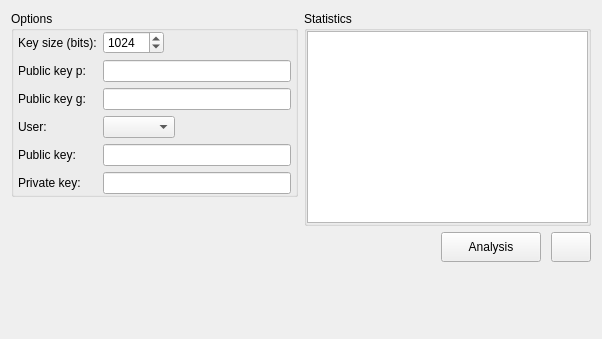
<?xml version="1.0" encoding="UTF-8"?>
<ui version="4.0">
 <class>DiffieHellman</class>
 <widget class="QWidget" name="DiffieHellman">
  <property name="geometry">
   <rect>
    <x>0</x>
    <y>0</y>
    <width>602</width>
    <height>339</height>
   </rect>
  </property>
  <property name="windowTitle">
   <string>Form</string>
  </property>
  <layout class="QVBoxLayout" name="verticalLayout_6">
   <item>
    <layout class="QHBoxLayout" name="horizontal_layout_2" stretch="0,0">
     <property name="spacing">
      <number>-1</number>
     </property>
     <item>
      <layout class="QVBoxLayout" name="vertical_layout_3">
       <item>
        <widget class="QGroupBox" name="group_box_options">
         <property name="sizePolicy">
          <sizepolicy hsizetype="Preferred" vsizetype="Preferred">
           <horstretch>0</horstretch>
           <verstretch>0</verstretch>
          </sizepolicy>
         </property>
         <property name="maximumSize">
          <size>
           <width>400</width>
           <height>16777215</height>
          </size>
         </property>
         <property name="title">
          <string>Options</string>
         </property>
         <layout class="QVBoxLayout" name="verticalLayout_2">
          <property name="leftMargin">
           <number>0</number>
          </property>
          <property name="topMargin">
           <number>0</number>
          </property>
          <property name="rightMargin">
           <number>0</number>
          </property>
          <property name="bottomMargin">
           <number>0</number>
          </property>
          <item>
           <layout class="QFormLayout" name="form_layout_options">
            <property name="fieldGrowthPolicy">
             <enum>QFormLayout::ExpandingFieldsGrow</enum>
            </property>
            <property name="leftMargin">
             <number>4</number>
            </property>
            <property name="rightMargin">
             <number>4</number>
            </property>
            <item row="0" column="0">
             <widget class="QLabel" name="label_key_size">
              <property name="text">
               <string>Key size (bits):</string>
              </property>
             </widget>
            </item>
            <item row="0" column="1">
             <widget class="QSpinBox" name="spin_box_key_size">
              <property name="minimum">
               <number>50</number>
              </property>
              <property name="maximum">
               <number>10000</number>
              </property>
              <property name="value">
               <number>1024</number>
              </property>
              <property name="displayIntegerBase">
               <number>10</number>
              </property>
             </widget>
            </item>
            <item row="1" column="0">
             <widget class="QLabel" name="label_public_key_p">
              <property name="text">
               <string>Public key p:</string>
              </property>
             </widget>
            </item>
            <item row="1" column="1">
             <widget class="QLineEdit" name="line_edit_public_key_p"/>
            </item>
            <item row="2" column="0">
             <widget class="QLabel" name="label_public_key_g">
              <property name="text">
               <string>Public key g:</string>
              </property>
             </widget>
            </item>
            <item row="2" column="1">
             <widget class="QLineEdit" name="line_edit_public_key_g"/>
            </item>
            <item row="3" column="0">
             <widget class="QLabel" name="label_user">
              <property name="text">
               <string>User:</string>
              </property>
             </widget>
            </item>
            <item row="3" column="1">
             <widget class="QComboBox" name="combo_box_user"/>
            </item>
            <item row="4" column="0">
             <widget class="QLabel" name="label_public_key">
              <property name="text">
               <string>Public key:</string>
              </property>
             </widget>
            </item>
            <item row="4" column="1">
             <widget class="QLineEdit" name="line_edit_public_key"/>
            </item>
            <item row="5" column="0">
             <widget class="QLabel" name="label_private_key">
              <property name="text">
               <string>Private key:</string>
              </property>
             </widget>
            </item>
            <item row="5" column="1">
             <widget class="QLineEdit" name="line_edit_private_key"/>
            </item>
           </layout>
          </item>
         </layout>
        </widget>
       </item>
       <item>
        <spacer name="vertical_spacer_3">
         <property name="orientation">
          <enum>Qt::Vertical</enum>
         </property>
         <property name="sizeHint" stdset="0">
          <size>
           <width>0</width>
           <height>0</height>
          </size>
         </property>
        </spacer>
       </item>
      </layout>
     </item>
     <item>
      <layout class="QVBoxLayout" name="vertical_layout_2">
       <item>
        <widget class="QGroupBox" name="group_box_stats">
         <property name="sizePolicy">
          <sizepolicy hsizetype="Expanding" vsizetype="Expanding">
           <horstretch>0</horstretch>
           <verstretch>0</verstretch>
          </sizepolicy>
         </property>
         <property name="maximumSize">
          <size>
           <width>16777215</width>
           <height>400</height>
          </size>
         </property>
         <property name="title">
          <string>Statistics</string>
         </property>
         <layout class="QVBoxLayout" name="verticalLayout">
          <property name="spacing">
           <number>10</number>
          </property>
          <property name="leftMargin">
           <number>0</number>
          </property>
          <property name="topMargin">
           <number>0</number>
          </property>
          <property name="rightMargin">
           <number>0</number>
          </property>
          <property name="bottomMargin">
           <number>0</number>
          </property>
          <item>
           <widget class="QTextEdit" name="text_edit_stats"/>
          </item>
         </layout>
        </widget>
       </item>
       <item>
        <spacer name="vertical_spacer_2">
         <property name="orientation">
          <enum>Qt::Vertical</enum>
         </property>
         <property name="sizeType">
          <enum>QSizePolicy::Fixed</enum>
         </property>
         <property name="sizeHint" stdset="0">
          <size>
           <width>0</width>
           <height>0</height>
          </size>
         </property>
        </spacer>
       </item>
      </layout>
     </item>
    </layout>
   </item>
   <item>
    <layout class="QHBoxLayout" name="horizontal_layout_1">
     <item>
      <spacer name="horizontal_spacer_1">
       <property name="orientation">
        <enum>Qt::Horizontal</enum>
       </property>
       <property name="sizeHint" stdset="0">
        <size>
         <width>40</width>
         <height>20</height>
        </size>
       </property>
      </spacer>
     </item>
     <item>
      <layout class="QVBoxLayout" name="vertical_layout_1">
       <property name="spacing">
        <number>10</number>
       </property>
       <item>
        <layout class="QHBoxLayout" name="horizontal_layout_3">
         <property name="spacing">
          <number>10</number>
         </property>
         <item>
          <widget class="QPushButton" name="button_analysis">
           <property name="sizePolicy">
            <sizepolicy hsizetype="Fixed" vsizetype="Fixed">
             <horstretch>0</horstretch>
             <verstretch>0</verstretch>
            </sizepolicy>
           </property>
           <property name="minimumSize">
            <size>
             <width>100</width>
             <height>30</height>
            </size>
           </property>
           <property name="text">
            <string>Analysis</string>
           </property>
          </widget>
         </item>
         <item>
          <widget class="QPushButton" name="button_options">
           <property name="minimumSize">
            <size>
             <width>30</width>
             <height>30</height>
            </size>
           </property>
           <property name="text">
            <string/>
           </property>
          </widget>
         </item>
        </layout>
       </item>
       <item>
        <spacer name="vertical_spacer_1">
         <property name="orientation">
          <enum>Qt::Vertical</enum>
         </property>
         <property name="sizeType">
          <enum>QSizePolicy::Expanding</enum>
         </property>
         <property name="sizeHint" stdset="0">
          <size>
           <width>0</width>
           <height>0</height>
          </size>
         </property>
        </spacer>
       </item>
      </layout>
     </item>
    </layout>
   </item>
   <item>
    <spacer name="verticalSpacer_3">
     <property name="orientation">
      <enum>Qt::Vertical</enum>
     </property>
     <property name="sizeHint" stdset="0">
      <size>
       <width>0</width>
       <height>0</height>
      </size>
     </property>
    </spacer>
   </item>
  </layout>
 </widget>
 <resources/>
 <connections/>
</ui>
